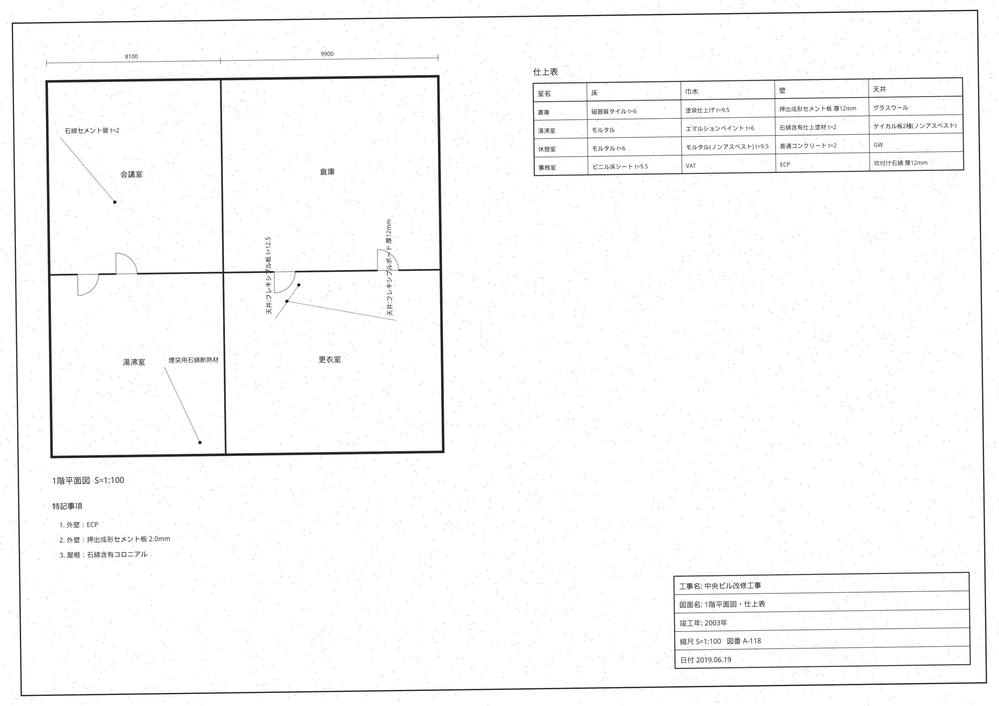
#> input picture data/samples/drawing_000_scan.png, 999 x 706 px, shrunk from 2978 x 2105 before the run
$ python -i layout.py   (imports and definitions only)
#> lines starting #> are read from the running program, lines starting #| are printed output that depends on the picture; after the words box and inside, x2 and y2 are one past the last pixel; in counts of white or black regions, pixels touching at a corner belong together
#> further down, picture is the input picture: shape (706, 999); min 8, max 255, mean 249.5
"""Table detection for finish schedules (仕上表) using morphological ruling-line extraction."""
from __future__ import annotations

from dataclasses import dataclass, field

import cv2
import numpy as np

from .geometry import Box


@dataclass
class Table:
    bbox: Box
    cells: list[Box] = field(default_factory=list)
    n_rows: int = 0
    n_cols: int = 0


def _cluster(values: list[float], tol: float) -> int:
    count, last = 0, None
    for v in sorted(values):
        if last is None or v - last > tol:
            count += 1
        last = v
    return count


def detect_tables(gray: np.ndarray, min_cells: int = 6) -> list[Table]:
#> called with min_cells = 6
    h, w = gray.shape[:2]
    bw = cv2.adaptiveThreshold(gray, 255, cv2.ADAPTIVE_THRESH_MEAN_C, cv2.THRESH_BINARY_INV, 15, 10)
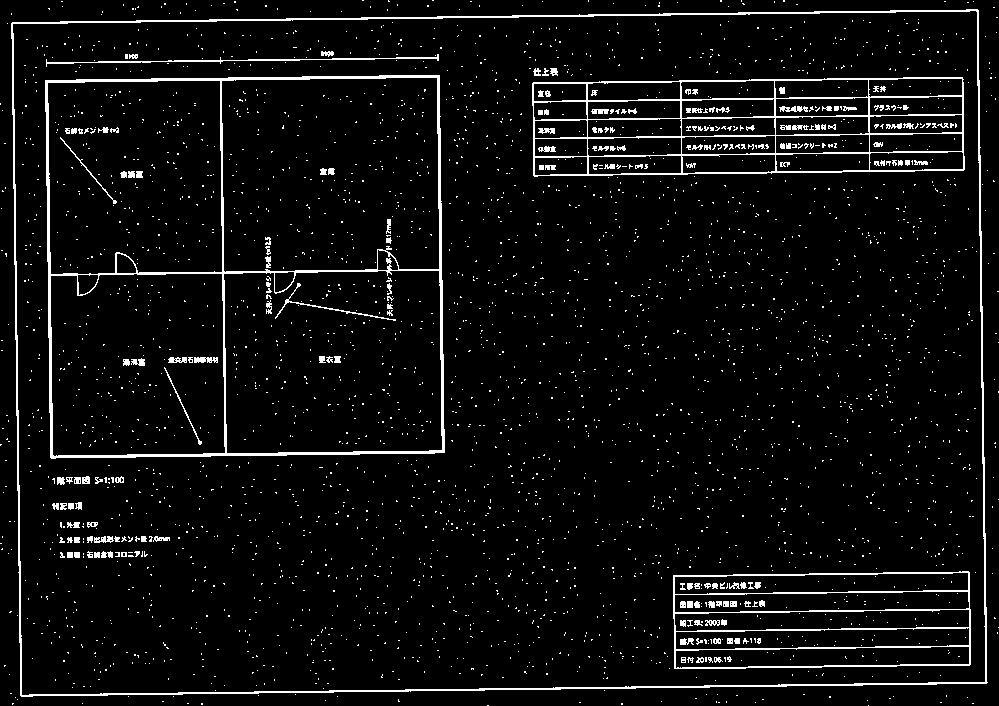
#> bw: shape (706, 999); 5.2% white in thin lines or dots
    horiz = cv2.morphologyEx(bw, cv2.MORPH_OPEN, cv2.getStructuringElement(cv2.MORPH_RECT, (max(20, w // 50), 1)))
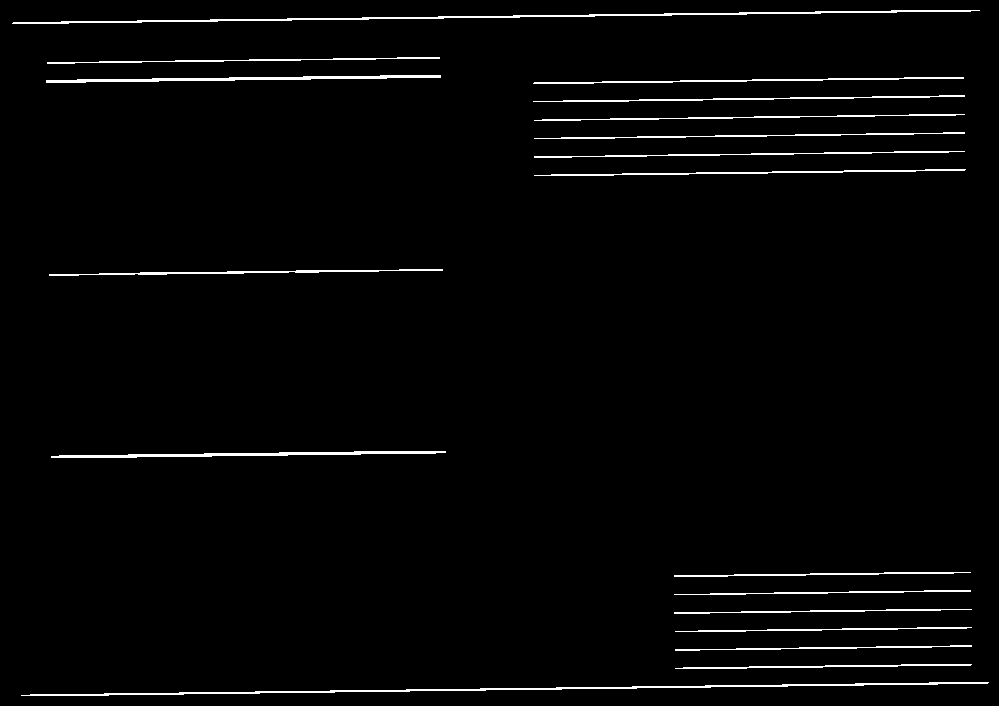
#> horiz: shape (706, 999); 2.2% white in thin lines or dots
    vert = cv2.morphologyEx(bw, cv2.MORPH_OPEN, cv2.getStructuringElement(cv2.MORPH_RECT, (1, max(20, h // 50))))
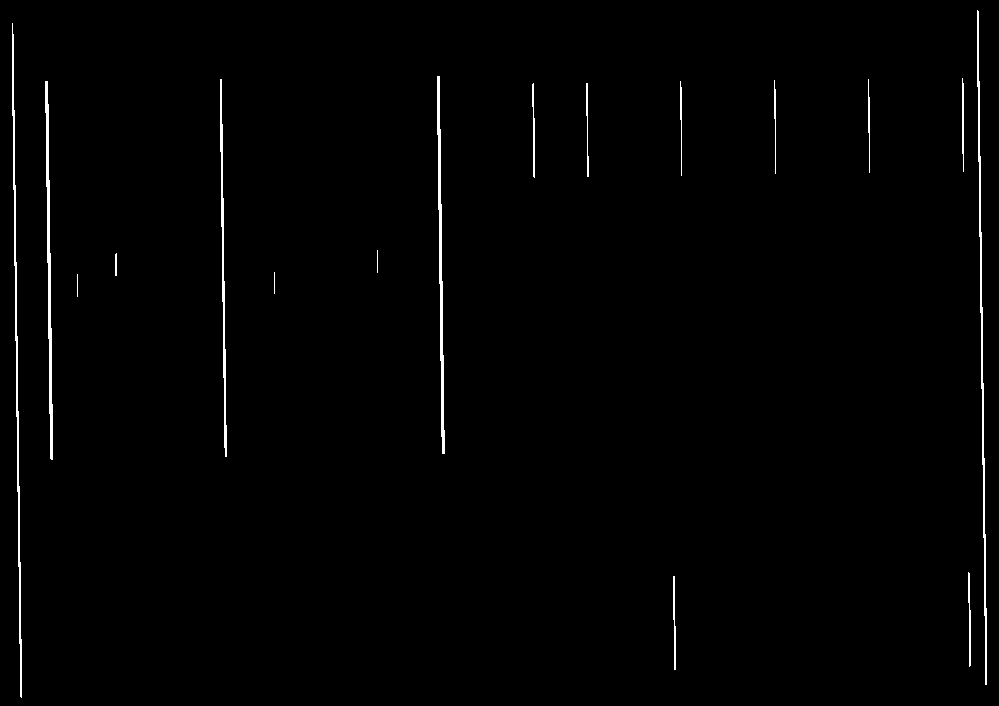
#> vert: shape (706, 999); 1% white in thin lines or dots
    grid = cv2.dilate(horiz | vert, np.ones((3, 3), np.uint8))
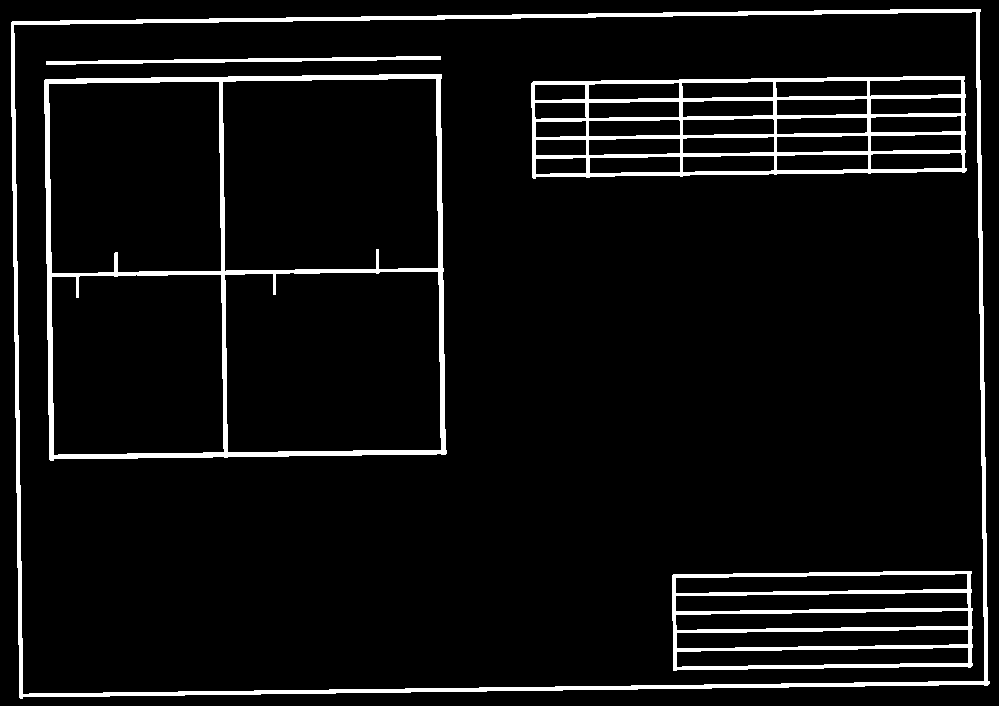
#> grid: shape (706, 999); 6.4% white; 5 white regions, box (x1, y1, x2, y2) and area: (11, 9, 990, 699) 13419, (531, 76, 967, 179) 11434, (44, 74, 447, 461) 11327, (672, 571, 973, 671) 7403, (46, 56, 441, 65) 1455

    # Cells are the enclosed background regions of the ruling-line grid.
    n, _, stats, _ = cv2.connectedComponentsWithStats(255 - grid, connectivity=4)
#> n = 37; stats = 37 rows, first 6: [11, 9, 979, 690, 45038], [0, 0, 999, 706, 49434], [14, 12, 970, 682, 419397], [223, 79, 215, 192, 40147], [870, 80, 91, 16, 1313], [776, 81, 91, 16, 1321]
    cells: list[Box] = []
    for i in range(1, n):
        x, y, cw, ch, area = stats[i]
        if x == 0 or y == 0 or x + cw >= w or y + ch >= h:
            continue  # touches image border: not enclosed
        if ch > 0.08 * h or cw > 0.4 * w or cw < 15 or ch < 8:
            continue  # rooms in the plan are much taller than schedule rows
        if area < 0.85 * cw * ch:
            continue  # not rectangular
        cells.append((float(x), float(y), float(x + cw), float(y + ch)))
#> this loop made 36 passes
#> (x, y, cw, ch, area) on passes 1 to 8: (0, 0, 999, 706, 49434), (14, 12, 970, 682, 419397), (223, 79, 215, 192, 40147), (870, 80, 91, 16, 1313), (776, 81, 91, 16, 1321), (49, 82, 172, 191, 31917), (682, 82, 91, 16, 1317), (589, 83, 90, 16, 1308)
#> after the loop, cells = 25 items, first 6: (870, 80, 961, 96), (776, 81, 867, 97), (682, 82, 773, 98), (589, 83, 679, 99), (535, 85, 585, 100), (871, 98, 961, 114)

    # Group adjacent cells into tables (union-find on touching boxes).
    parent = list(range(len(cells)))
#> parent = 25 values from 0 to 24

    def find(i: int) -> int:
        while parent[i] != i:
            parent[i] = parent[parent[i]]
            i = parent[i]
        return i

    pad = 8
    for i, a in enumerate(cells):
        for j in range(i + 1, len(cells)):
            b = cells[j]
            if a[0] - pad <= b[2] and b[0] - pad <= a[2] and a[1] - pad <= b[3] and b[1] - pad <= a[3]:
                parent[find(i)] = find(j)
#> this loop made 25 passes
#> after the loop, parent = 25 values, max 24 at index 19, min 2 at index 1, mean 16.08

    groups: dict[int, list[Box]] = {}
    for i, c in enumerate(cells):
        groups.setdefault(find(i), []).append(c)
#> this loop made 25 passes
#> after the loop, groups = 1 item

    tables = []
    for group in groups.values():
        rows = _cluster([c[1] for c in group], tol=6)
        cols = _cluster([c[0] for c in group], tol=6)
        if len(group) < min_cells or rows < 2 or cols < 2:
            continue
        bbox = (min(c[0] for c in group), min(c[1] for c in group), max(c[2] for c in group), max(c[3] for c in group))
        tables.append(Table(bbox, sorted(group, key=lambda c: (c[1], c[0])), rows, cols))
#> this loop made 1 pass
#> (rows, cols, bbox) on pass 1: (5, 5, (535, 80, 962, 174))
#> after the loop, tables = 1 item
    return tables

>>> import cv2
>>> picture = cv2.imread('../../data/samples/drawing_000_scan.png', cv2.IMREAD_GRAYSCALE)
>>> result = detect_tables(picture)
#> result = 1 item

$ run again, on data/samples/drawing_001_scan.png
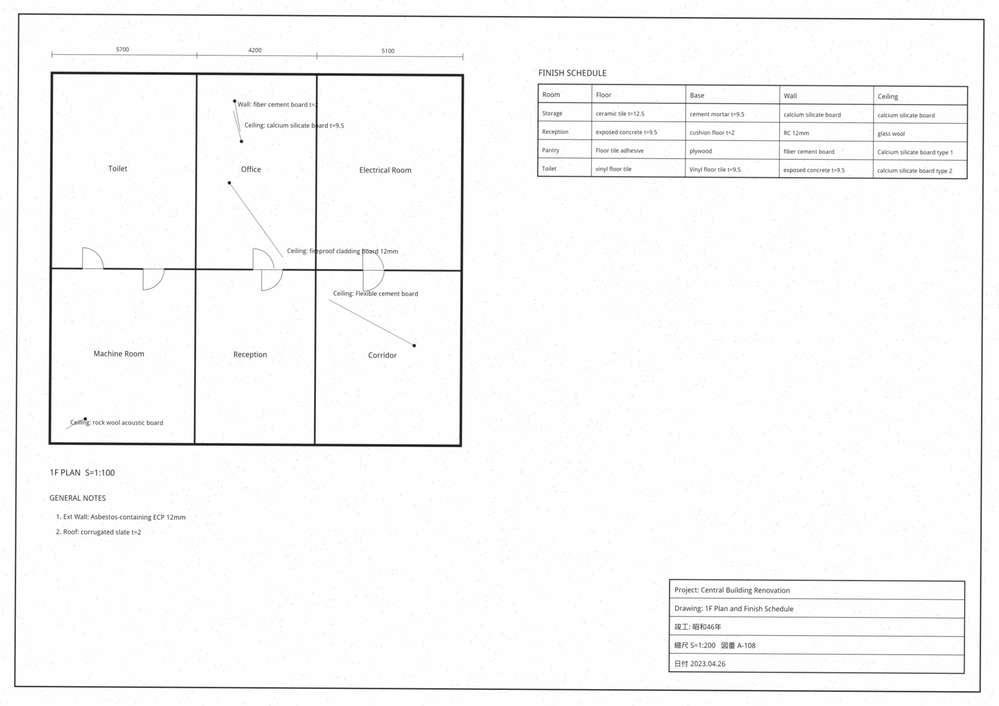
#> input picture data/samples/drawing_001_scan.png, 999 x 706 px, shrunk from 2978 x 2105 before the run
#> picture is the input picture: shape (706, 999); min 9, max 255, mean 248.4
#> in detect_tables, `bw = cv2.adaptiveThreshold(gray, 255, cv2.ADAPTIVE_THRESH_MEAN_C, cv2...`:
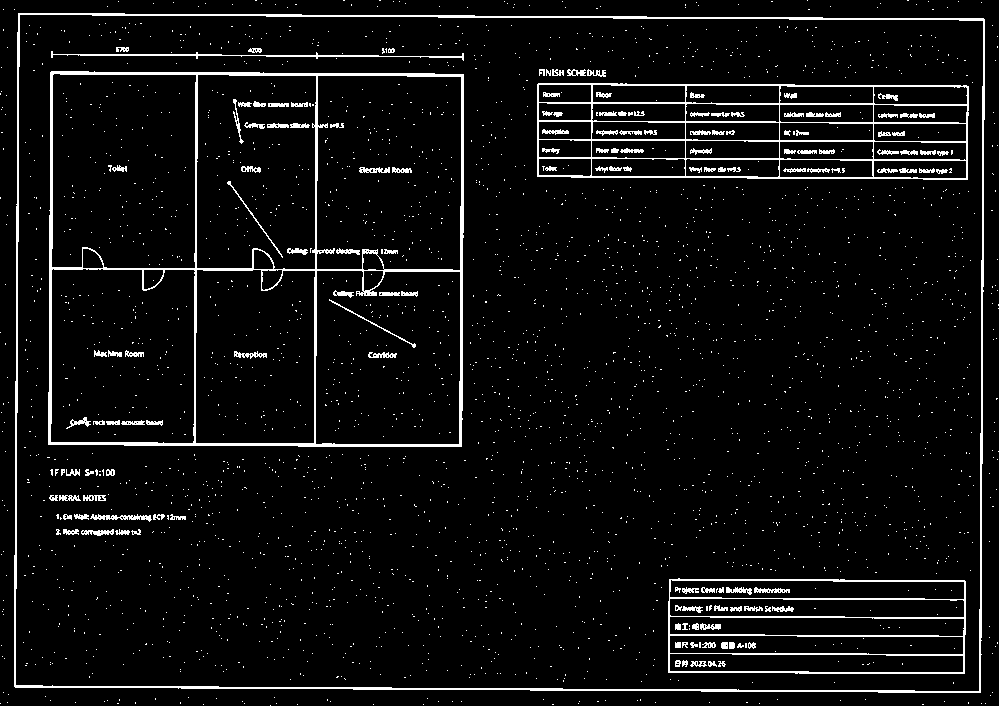
#> bw: shape (706, 999); 5.4% white in thin lines or dots
#> horiz: shape (706, 999); 2.4% white in thin lines or dots
#> vert: shape (706, 999); 1.2% white; 19 white regions, largest, box (x1, y1, x2, y2) and area: (14, 14, 20, 689) 1486, (979, 19, 985, 694) 1470, (48, 72, 53, 446) 1187
#> in detect_tables, `grid = cv2.dilate(horiz | vert, np.ones((3, 3), np.uint8))`:
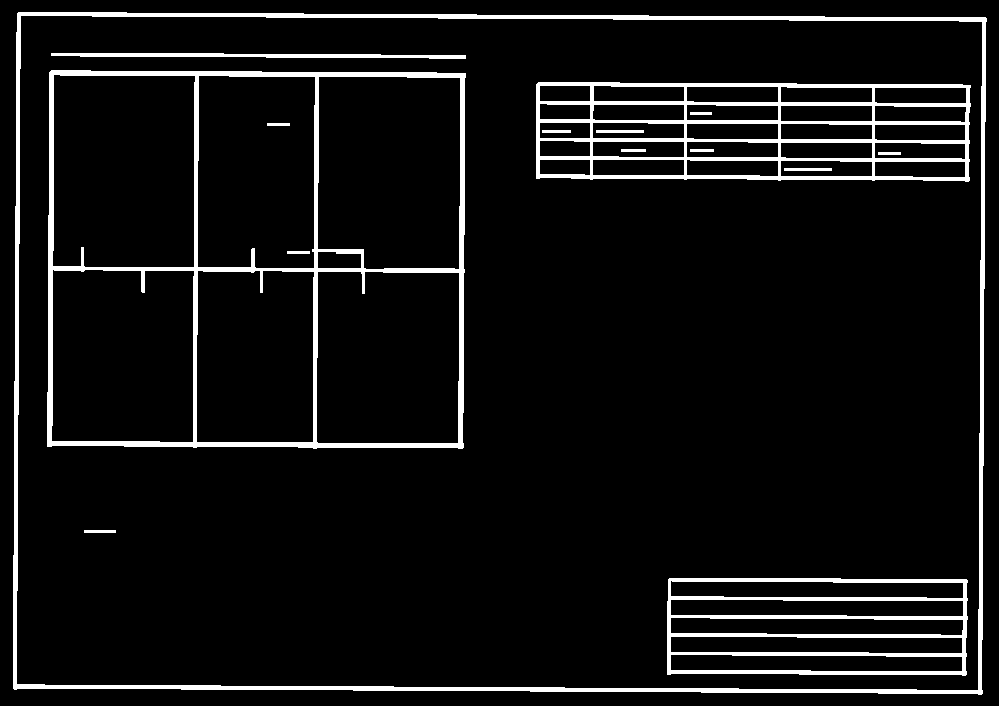
#> grid: shape (706, 999); 6.9% white; 15 white regions, largest, box (x1, y1, x2, y2) and area: (13, 12, 987, 695) 13820, (47, 70, 466, 449) 13632, (536, 82, 971, 182) 11531
#> n = 40; stats = 40 rows, first 6: [13, 12, 974, 683, 48918], [0, 0, 999, 706, 49205], [17, 16, 965, 674, 413667], [53, 75, 142, 192, 26679], [198, 76, 117, 192, 21853], [318, 77, 142, 192, 26049]
#> the loop in detect_tables, `for i in range(1, n):` made 39 passes
#> (x, y, cw, ch, area) on passes 1 to 8: (0, 0, 999, 706, 49205), (17, 16, 965, 674, 413667), (53, 75, 142, 192, 26679), (198, 76, 117, 192, 21853), (318, 77, 142, 192, 26049), (540, 86, 50, 15, 750), (594, 86, 90, 15, 1277), (687, 87, 91, 15, 1358)
#> after the loop in detect_tables, `for i in range(1, n):`: cells = 31 items, first 6: (540, 86, 590, 101), (594, 86, 684, 101), (687, 87, 778, 102), (781, 87, 872, 102), (875, 88, 966, 103), (540, 104, 590, 119)
#> in detect_tables, `parent = list(range(len(cells)))`: parent = 31 values from 0 to 30
#> the loop in detect_tables, `for i, a in enumerate(cells):` made 31 passes
#> after the loop in detect_tables, `for i, a in enumerate(cells):`: parent = 31 values, max 30 at index 29, min 2 at index 1, mean 18.42
#> the loop in detect_tables, `for i, c in enumerate(cells):` made 31 passes
#> after the loop in detect_tables, `for i, c in enumerate(cells):`: groups = 3 items
#> the loop in detect_tables, `for group in groups.values():` made 3 passes
#> (rows, cols, bbox) on pass 1: (5, 5, (540, 86, 966, 177))
#> after the loop in detect_tables, `for group in groups.values():`: tables = 1 item
